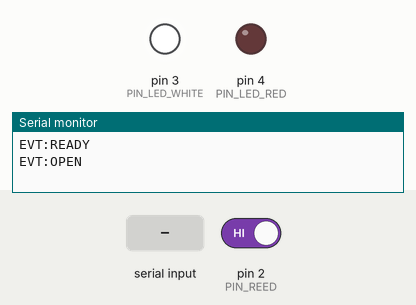
This sketch was run on a simulated Arduino Nano, built with avr-gcc and run on an emulated ATmega328P. Shown: output pins drawn as LEDs (lit = HIGH), the last lines printed to the serial monitor. Inputs (shaded band) come from the test bench; at power-on: pin 2 (PIN_REED) HIGH. The modem accepts every AT command (registered, SIM ready, sends succeed) and sends nothing else.

Above: at 4.2 s.
4.3 s: "AUTH:FAIL\n" received over Serial
At 5.5 s:
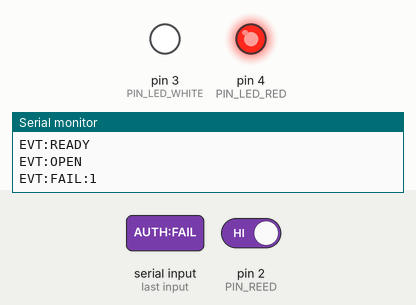
5.8 s: pin 2 (PIN_REED) driven LOW
At 6.8 s:
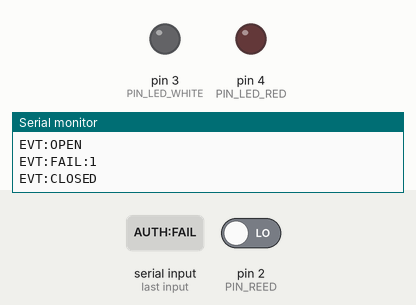
7.3 s: pin 2 (PIN_REED) driven HIGH
At 8.0 s:
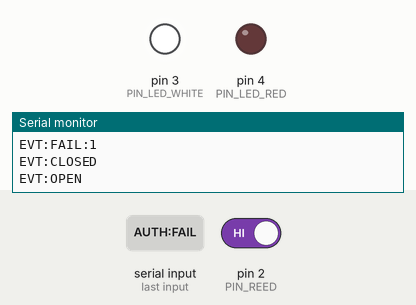
Timing chart, 0 to 38.8 s (numbered marks = the images above; inputs shaded):
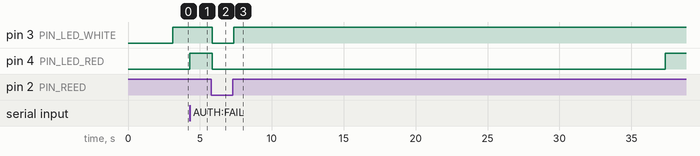

Measured:
- after the input at 4.3 s, pin 4 (PIN_LED_RED): LOW → HIGH at once
- after the input at 5.8 s, pin 3 (PIN_LED_WHITE), pin 4 (PIN_LED_RED): HIGH → LOW after 0.05 s
- after the input at 7.3 s, pin 3 (PIN_LED_WHITE): LOW → HIGH after 0.05 s; pin 4 (PIN_LED_RED): LOW → HIGH after 30.1 s

The sketch:

laptop_guard_.ino
```cpp
/*
 * ============================================================
 *  Smart Laptop Anti-Theft & Intrusion Detection System
 *  Arduino Nano firmware
 * ============================================================
 *
 *  WIRING
 *  ------
 *  Reed switch ...... D2  <-> GND            (uses INPUT_PULLUP)
 *  White LED ........ D3  -> 220R -> LED -> GND
 *  Red LED .......... D4  -> 220R -> LED -> GND
 *  SIM800L TX ....... D10                    (Nano receives)
 *  SIM800L RX ....... D11 -> 1K -> [node] -> SIM800L RX
 *                                  [node] -> 2K -> GND   (voltage divider)
 *  SIM800L VCC ...... Li-ion battery 3.7-4.2V (+ 1000uF capacitor)
 *  SIM800L GND ...... common GND with the Nano
 *
 *  Reed logic: magnet near sensor (laptop closed) = LOW
 *              magnet away        (laptop open)   = HIGH
 *
 *  FLOW
 *  ----
 *  Lid opens (armed) -> white LED + SMS + Python asks for password
 *    correct password -> access allowed, red LED off
 *    wrong password   -> red LED + SMS (call after MAX_WRONG_ATTEMPTS)
 *    no password      -> alarm after LOGIN_TIMEOUT_MS
 *  Lid closes        -> everything resets, LEDs off
 *
 *  USB PROTOCOL (Arduino <-> Python, one line per message)
 *  --------------------------------------------------------
 *  Arduino -> Python : EVT:OPEN | EVT:FAIL:<n> | EVT:ALARM |
 *                      EVT:CLOSED | EVT:UNLOCK
 *  Python  -> Arduino: AUTH:OK | AUTH:FAIL | SYNC
 *
 *  SMS COMMANDS (accepted from OWNER_NUMBER only)
 *  ----------------------------------------------
 *  ARM | DISARM | STATUS | CALL
 * ============================================================
 */

#include <SoftwareSerial.h>

/* ===================== USER SETTINGS ===================== */
const char OWNER_NUMBER[] = "+966500000000";   // international format
const uint8_t MAX_WRONG_ATTEMPTS = 3;          // set to 1 = call on first mistake
const unsigned long LOGIN_TIMEOUT_MS = 30000UL; // time allowed to type password
const unsigned long CALL_DURATION_MS = 20000UL; // ring time before hang up
const unsigned long DEBOUNCE_MS = 50UL;

/* ========================== PINS ========================= */
const uint8_t PIN_REED      = 2;
const uint8_t PIN_LED_WHITE = 3;
const uint8_t PIN_LED_RED   = 4;
const uint8_t PIN_SIM_RX    = 10;  // Nano RX  <- SIM800L TX
const uint8_t PIN_SIM_TX    = 11;  // Nano TX  -> SIM800L RX (via divider)

SoftwareSerial sim(PIN_SIM_RX, PIN_SIM_TX);

/* ========================= STATE ========================= */
enum State : uint8_t { LID_CLOSED, WAITING_LOGIN, AUTHORIZED, ALARM };

State state = LID_CLOSED;
bool armed = true;
bool lidOpen = false;
uint8_t wrongAttempts = 0;
unsigned long openedAt = 0;

bool callActive = false;
unsigned long callStartedAt = 0;

/* ===================== LINE READING ====================== */
const uint8_t LINE_MAX = 100;
char usbBuf[LINE_MAX];
uint8_t usbLen = 0;
char simBuf[LINE_MAX];
uint8_t simLen = 0;

bool nextIsSmsBody = false;
bool senderIsOwner = false;

/* ------------------------------------------------------------
 * Reads characters without blocking. Returns true when a full
 * non-empty line is ready in buf.
 * ------------------------------------------------------------ */
bool readLine(Stream &port, char *buf, uint8_t &len) {
  while (port.available()) {
    char c = port.read();
    if (c == '\n') {
      buf[len] = '\0';
      bool hasText = (len > 0);
      len = 0;
      return hasText;
    }
    if (c != '\r' && len < LINE_MAX - 1) {
      buf[len++] = c;
    }
  }
  return false;
}

/* ======================= HELPERS ========================= */
void setLeds(bool white, bool red) {
  digitalWrite(PIN_LED_WHITE, white ? HIGH : LOW);
  digitalWrite(PIN_LED_RED, red ? HIGH : LOW);
}

const char *stateName() {
  switch (state) {
    case LID_CLOSED:    return "CLOSED";
    case WAITING_LOGIN: return "WAITING";
    case AUTHORIZED:    return "AUTHORIZED";
    case ALARM:         return "ALARM";
  }
  return "?";
}

/* ======================= SIM800L ========================= */
bool waitFor(char target, unsigned long timeoutMs) {
  unsigned long start = millis();
  while (millis() - start < timeoutMs) {
    while (sim.available()) {
      if (sim.read() == target) return true;
    }
  }
  return false;
}

void sendAt(const __FlashStringHelper *cmd) {
  sim.println(cmd);
  delay(400);
  while (sim.available()) sim.read();  // discard the reply
}

void initSim() {
  sim.begin(9600);
  delay(1000);
  sendAt(F("AT"));
  sendAt(F("ATE0"));               // echo off
  sendAt(F("AT+CMGF=1"));          // SMS text mode
  sendAt(F("AT+CNMI=2,2,0,0,0"));  // push new SMS straight to serial
  sendAt(F("AT+CMGD=1,4"));        // delete old stored messages
}

// SMS text must be plain English (GSM default charset)
void sendSms(const char *text) {
  sim.print(F("AT+CMGS=\""));
  sim.print(OWNER_NUMBER);
  sim.println('"');
  if (waitFor('>', 5000)) {
    sim.print(text);
    sim.write(26);          // Ctrl+Z = send
    waitFor('K', 15000);    // wait for "OK"
  } else {
    sim.write(27);          // ESC = cancel
  }
}

void makeCall() {
  sim.print(F("ATD"));
  sim.print(OWNER_NUMBER);
  sim.println(';');         // ';' = voice call
  callActive = true;
  callStartedAt = millis();
}

void checkCallTimeout() {
  if (callActive && millis() - callStartedAt > CALL_DURATION_MS) {
    sim.println(F("ATH"));  // hang up
    callActive = false;
  }
}

/* ======================= ALARM LOGIC ===================== */
void triggerAlarm(const char *reason) {
  state = ALARM;
  setLeds(true, true);
  Serial.println(F("EVT:ALARM"));
  sendSms(reason);
  makeCall();
}

void onWrongPassword() {
  wrongAttempts++;
  setLeds(true, true);
  Serial.print(F("EVT:FAIL:"));
  Serial.println(wrongAttempts);

  if (wrongAttempts >= MAX_WRONG_ATTEMPTS) {
    triggerAlarm("ALERT: too many wrong passwords on your laptop!");
  } else {
    char msg[60];
    snprintf(msg, sizeof(msg), "Wrong password attempt %d of %d.",
             wrongAttempts, MAX_WRONG_ATTEMPTS);
    sendSms(msg);
  }
}

void checkLoginTimeout() {
  if (state == WAITING_LOGIN && millis() - openedAt > LOGIN_TIMEOUT_MS) {
    triggerAlarm("ALERT: laptop opened and no password entered!");
  }
}

/* ===================== LID (REED SWITCH) ================= */
void onLidOpened() {
  setLeds(true, false);
  if (!armed) {
    state = AUTHORIZED;     // system disarmed: no password needed
    return;
  }
  state = WAITING_LOGIN;
  wrongAttempts = 0;
  openedAt = millis();
  Serial.println(F("EVT:OPEN"));
  sendSms("Your laptop was opened. Waiting for password.");
}

void onLidClosed() {
  state = LID_CLOSED;
  wrongAttempts = 0;
  setLeds(false, false);
  Serial.println(F("EVT:CLOSED"));
}

void checkLid() {
  static bool lastRaw = false;
  static unsigned long changedAt = 0;

  bool raw = (digitalRead(PIN_REED) == HIGH);   // HIGH = open
  if (raw != lastRaw) {
    lastRaw = raw;
    changedAt = millis();
  }
  // accept the change only after it stayed stable (debounce)
  if (millis() - changedAt > DEBOUNCE_MS && raw != lidOpen) {
    lidOpen = raw;
    if (lidOpen) onLidOpened();
    else         onLidClosed();
  }
}

/* ================= MESSAGES FROM PYTHON (USB) ============ */
void handleUsbLine(const char *line) {
  if (strcmp(line, "AUTH:OK") == 0) {
    if (state == WAITING_LOGIN) {
      state = AUTHORIZED;
      wrongAttempts = 0;
      setLeds(true, false);               // red off
    }
  } else if (strcmp(line, "AUTH:FAIL") == 0) {
    if (state == WAITING_LOGIN) onWrongPassword();
  } else if (strcmp(line, "SYNC") == 0) {
    // Python just started: tell it what screen to show
    if (state == WAITING_LOGIN) Serial.println(F("EVT:OPEN"));
    else if (state == ALARM)    Serial.println(F("EVT:ALARM"));
  }
}

/* ================== SMS COMMANDS FROM OWNER ============== */
void handleCommand(char *cmd) {
  size_t n = strlen(cmd);
  while (n > 0 && cmd[n - 1] == ' ') cmd[--n] = '\0';
  for (char *p = cmd; *p; p++) *p = toupper(*p);

  if (strcmp(cmd, "ARM") == 0) {
    armed = true;
    sendSms("System ARMED.");

  } else if (strcmp(cmd, "DISARM") == 0) {
    armed = false;
    if (state == WAITING_LOGIN || state == ALARM) {
      state = AUTHORIZED;
      setLeds(lidOpen, false);
      Serial.println(F("EVT:UNLOCK"));
    }
    sendSms("System DISARMED.");

  } else if (strcmp(cmd, "STATUS") == 0) {
    char msg[80];
    snprintf(msg, sizeof(msg), "Armed:%s Lid:%s State:%s",
             armed ? "YES" : "NO", lidOpen ? "OPEN" : "CLOSED", stateName());
    sendSms(msg);

  } else if (strcmp(cmd, "CALL") == 0) {
    makeCall();
  }
}

void handleSimLine(char *line) {
  if (nextIsSmsBody) {                       // line after +CMT = SMS text
    nextIsSmsBody = false;
    if (senderIsOwner) handleCommand(line);
    return;
  }
  if (strncmp(line, "+CMT:", 5) == 0) {      // new SMS header
    senderIsOwner = (strstr(line, OWNER_NUMBER) != NULL);
    nextIsSmsBody = true;
  }
}

/* ===================== SETUP / LOOP ====================== */
void setup() {
  pinMode(PIN_REED, INPUT_PULLUP);
  pinMode(PIN_LED_WHITE, OUTPUT);
  pinMode(PIN_LED_RED, OUTPUT);
  setLeds(false, false);

  Serial.begin(9600);
  initSim();
  Serial.println(F("EVT:READY"));
}

void loop() {
  checkLid();
  checkLoginTimeout();
  checkCallTimeout();

  if (readLine(Serial, usbBuf, usbLen)) handleUsbLine(usbBuf);
  if (readLine(sim, simBuf, simLen))    handleSimLine(simBuf);
}
```
